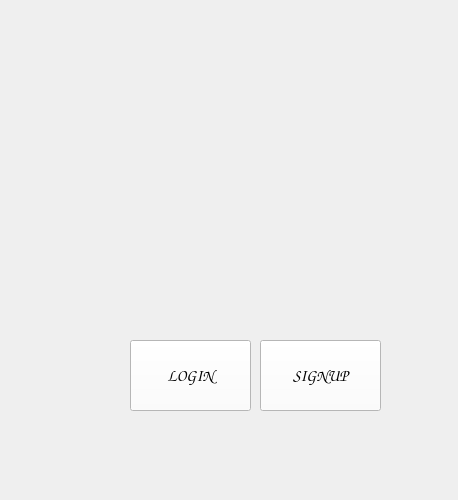
<?xml version="1.0" encoding="UTF-8"?>
<ui version="4.0">
 <class>MainWindow</class>
 <widget class="QMainWindow" name="MainWindow">
  <property name="geometry">
   <rect>
    <x>0</x>
    <y>0</y>
    <width>458</width>
    <height>500</height>
   </rect>
  </property>
  <property name="minimumSize">
   <size>
    <width>400</width>
    <height>500</height>
   </size>
  </property>
  <property name="maximumSize">
   <size>
    <width>1080</width>
    <height>1080</height>
   </size>
  </property>
  <property name="windowTitle">
   <string>MainWindow</string>
  </property>
  <widget class="QWidget" name="centralwidget">
   <layout class="QVBoxLayout" name="verticalLayout">
    <property name="spacing">
     <number>0</number>
    </property>
    <property name="leftMargin">
     <number>0</number>
    </property>
    <property name="topMargin">
     <number>0</number>
    </property>
    <property name="rightMargin">
     <number>0</number>
    </property>
    <property name="bottomMargin">
     <number>0</number>
    </property>
    <item>
     <widget class="QFrame" name="frame">
      <property name="minimumSize">
       <size>
        <width>400</width>
        <height>500</height>
       </size>
      </property>
      <property name="maximumSize">
       <size>
        <width>1080</width>
        <height>1080</height>
       </size>
      </property>
      <property name="styleSheet">
       <string notr="true">
background-image: url(:/newPrefix/back2.png);</string>
      </property>
      <property name="frameShape">
       <enum>QFrame::NoFrame</enum>
      </property>
      <property name="frameShadow">
       <enum>QFrame::Raised</enum>
      </property>
      <widget class="QFrame" name="frame_2">
       <property name="geometry">
        <rect>
         <x>80</x>
         <y>110</y>
         <width>321</width>
         <height>341</height>
        </rect>
       </property>
       <property name="styleSheet">
        <string notr="true">background-image: url(:/newPrefix/C:/Users/MainUser/Desktop/tech_groupproject/school-management-system/sign/assets/back2.png);</string>
       </property>
       <property name="frameShape">
        <enum>QFrame::NoFrame</enum>
       </property>
       <property name="frameShadow">
        <enum>QFrame::Raised</enum>
       </property>
       <widget class="QPushButton" name="login_Button">
        <property name="geometry">
         <rect>
          <x>50</x>
          <y>230</y>
          <width>121</width>
          <height>71</height>
         </rect>
        </property>
        <property name="font">
         <font>
          <family>Comic Sans MS</family>
          <pointsize>12</pointsize>
          <weight>75</weight>
          <bold>true</bold>
         </font>
        </property>
        <property name="styleSheet">
         <string notr="true">background-color: rgb(255, 255, 255);</string>
        </property>
        <property name="text">
         <string>LOGIN</string>
        </property>
       </widget>
       <widget class="QPushButton" name="signup_Button">
        <property name="geometry">
         <rect>
          <x>180</x>
          <y>230</y>
          <width>121</width>
          <height>71</height>
         </rect>
        </property>
        <property name="font">
         <font>
          <family>Comic Sans MS</family>
          <pointsize>12</pointsize>
          <weight>75</weight>
          <bold>true</bold>
         </font>
        </property>
        <property name="styleSheet">
         <string notr="true">background-color: rgb(255, 255, 255);
</string>
        </property>
        <property name="text">
         <string>SIGNUP</string>
        </property>
       </widget>
      </widget>
     </widget>
    </item>
   </layout>
  </widget>
 </widget>
 <resources>
  <include location="assets/b.qrc"/>
 </resources>
 <connections/>
</ui>
